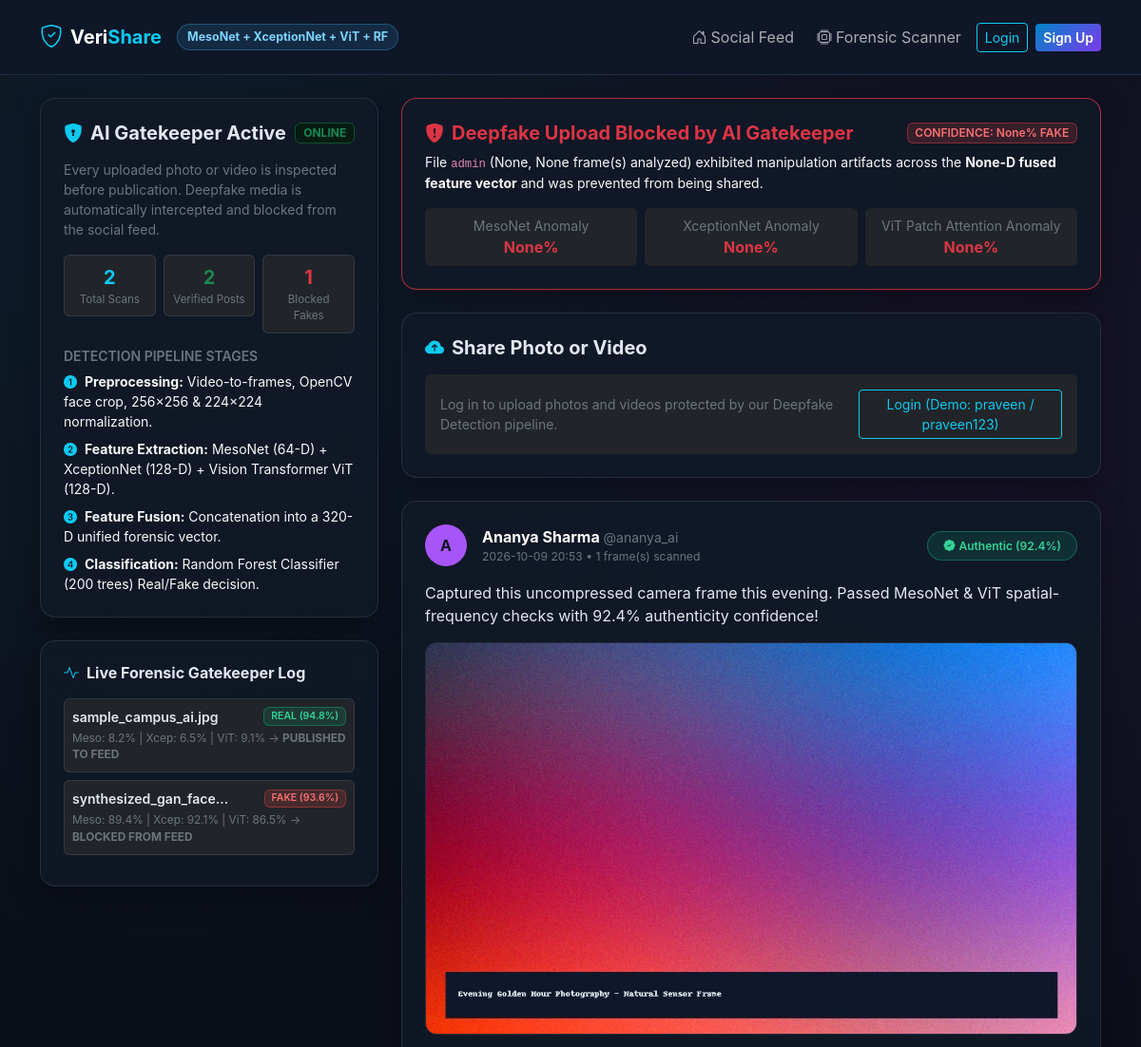
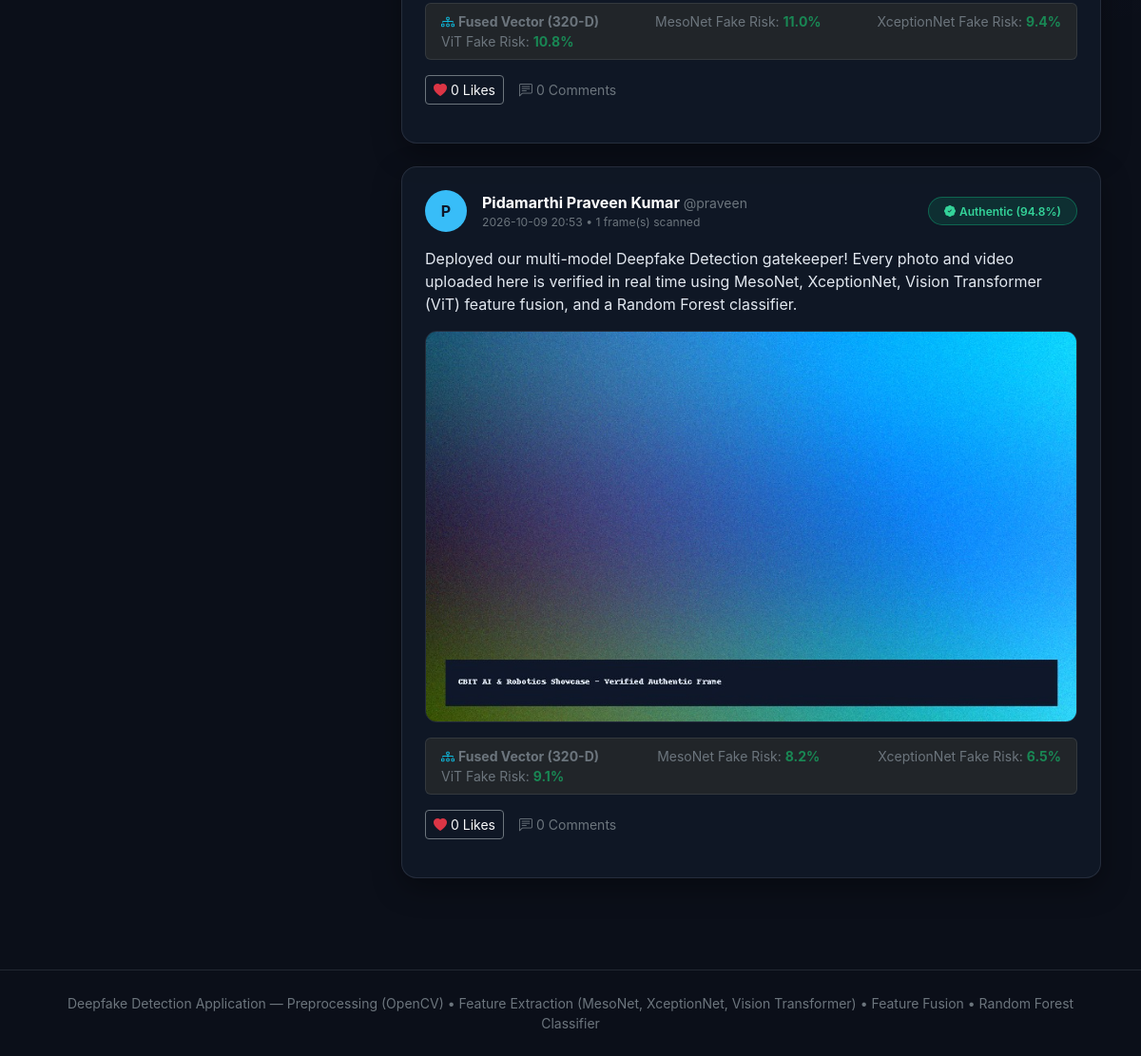
The app's page / (signed in) with its own data (2 pictures, top to bottom).
### tables this page shows
CREATE TABLE scan_logs (
            id INTEGER PRIMARY KEY AUTOINCREMENT,
            user_id INTEGER,
            filename TEXT NOT NULL,
            media_type TEXT NOT NULL,
            verdict TEXT NOT NULL,
            confidence REAL NOT NULL,
            meso_score REAL NOT NULL,
            xception_score REAL NOT NULL,
            vit_score REAL NOT NULL,
            action_taken TEXT NOT NULL,
            created_at TEXT NOT NULL
        );

CREATE TABLE posts (
            id INTEGER PRIMARY KEY AUTOINCREMENT,
            user_id INTEGER NOT NULL,
            caption TEXT NOT NULL,
            media_filename TEXT NOT NULL,
            media_type TEXT NOT NULL,
            authenticity_score REAL NOT NULL,
            meso_score REAL NOT NULL,
            xception_score REAL NOT NULL,
            vit_score REAL NOT NULL,
            frames_analyzed INTEGER DEFAULT 1,
            created_at TEXT NOT NULL,
            FOREIGN KEY (user_id) REFERENCES users (id)
        );

CREATE TABLE users (
            id INTEGER PRIMARY KEY AUTOINCREMENT,
            username TEXT UNIQUE NOT NULL,
            full_name TEXT NOT NULL,
            email TEXT UNIQUE NOT NULL,
            password_hash TEXT NOT NULL,
            bio TEXT DEFAULT 'AI & ML Enthusiast | Sharing verified authentic media.',
            avatar_color TEXT DEFAULT '#38bdf8',
            created_at TEXT NOT NULL
        );

### app.py (the view)
@app.route("/")
def index():
    db = get_db()
    posts = db.execute(
        """
        SELECT p.*, u.username, u.full_name, u.avatar_color,
               (SELECT COUNT(*) FROM likes l WHERE l.post_id = p.id) AS like_count
        FROM posts p
        JOIN users u ON p.user_id = u.id
        ORDER BY p.id DESC
        """
    ).fetchall()
    comments_by_post = {}
    for p in posts:
        c_rows = db.execute(
            """
            SELECT c.*, u.username, u.full_name
            FROM comments c
            JOIN users u ON c.user_id = u.id
            WHERE c.post_id = ?
            ORDER BY c.id ASC
            """,
            (p["id"],),
        ).fetchall()
        comments_by_post[p["id"]] = c_rows
    recent_logs = db.execute(
        "SELECT * FROM scan_logs ORDER BY id DESC LIMIT 6"
    ).fetchall()
    stats = {
        "total_posts": db.execute("SELECT COUNT(*) as c FROM posts").fetchone()["c"],
        "blocked_fakes": db.execute("SELECT COUNT(*) as c FROM scan_logs WHERE verdict = 'FAKE'").fetchone()["c"],
        "total_scans": db.execute("SELECT COUNT(*) as c FROM scan_logs").fetchone()["c"],
    }
    last_rejection = session.pop("last_rejection", None)
    return render_template(
        "index.html",
        posts=posts,
        comments_by_post=comments_by_post,
        recent_logs=recent_logs,
        stats=stats,
        last_rejection=last_rejection,
    )

### app.py (called while the page is built)
def get_db():
    if "db" not in g:
        g.db = sqlite3.connect(DATABASE_PATH)
        g.db.row_factory = sqlite3.Row
    return g.db

@app.context_processor
def inject_current_user():
    user = None
    if "user_id" in session:
        db = get_db()
        user = db.execute("SELECT * FROM users WHERE id = ?", (session["user_id"],)).fetchone()
    return {"current_user": user}

### templates/index.html (shortened to what this page needs)
{% extends "base.html" %}
{% block content %}
<div class="row g-4">
  <div class="col-lg-4">
    <div class="card-cyber p-4 mb-4">
      <div class="d-flex align-items-center justify-content-between mb-3">
        <h5 class="fw-bold mb-0"><i class="bi bi-shield-lock-fill text-info me-2"></i>AI Gatekeeper Active</h5>
        <span class="badge bg-success-subtle text-success border border-success-subtle">ONLINE</span>
      </div>
      <p class="text-secondary small mb-3">
        Every uploaded photo or video is inspected before publication. Deepfake media is automatically intercepted and blocked from the social feed.
      </p>
      <div class="row g-2 text-center mb-3">
        <div class="col-4">
          <div class="p-2 rounded bg-dark border border-secondary border-opacity-25">
            <div class="fs-5 fw-bold text-info">{{ stats.total_scans }}</div>
            <div class="text-secondary" style="font-size:0.72rem;">Total Scans</div>
          </div>
        </div>
        <div class="col-4">
          <div class="p-2 rounded bg-dark border border-secondary border-opacity-25">
            <div class="fs-5 fw-bold text-success">{{ stats.total_posts }}</div>
            <div class="text-secondary" style="font-size:0.72rem;">Verified Posts</div>
          </div>
        </div>
        <div class="col-4">
          <div class="p-2 rounded bg-dark border border-secondary border-opacity-25">
            <div class="fs-5 fw-bold text-danger">{{ stats.blocked_fakes }}</div>
            <div class="text-secondary" style="font-size:0.72rem;">Blocked Fakes</div>
          </div>
        </div>
      </div>
      <h6 class="text-uppercase text-secondary fw-semibold small mt-3 mb-2">Detection Pipeline Stages</h6>
      <ul class="list-unstyled small text-light mb-0">
        <li class="mb-2"><i class="bi bi-1-circle-fill text-info me-2"></i><strong>Preprocessing:</strong> Video-to-frames, OpenCV face crop, 256&times;256 &amp; 224&times;224 normalization.</li>
        <li class="mb-2"><i class="bi bi-2-circle-fill text-info me-2"></i><strong>Feature Extraction:</strong> MesoNet (64-D) + XceptionNet (128-D) + Vision Transformer ViT (128-D).</li>
        <li class="mb-2"><i class="bi bi-3-circle-fill text-info me-2"></i><strong>Feature Fusion:</strong> Concatenation into a 320-D unified forensic vector.</li>
        <li><i class="bi bi-4-circle-fill text-info me-2"></i><strong>Classification:</strong> Random Forest Classifier (200 trees) Real/Fake decision.</li>
      </ul>
    </div>
    <div class="card-cyber p-4">
      <h6 class="fw-bold mb-3"><i class="bi bi-activity text-info me-2"></i>Live Forensic Gatekeeper Log</h6>
      {% for log in recent_logs %}
        <div class="p-2 mb-2 rounded bg-dark border border-secondary border-opacity-25 small">
          <div class="d-flex justify-content-between align-items-center">
            <span class="text-truncate fw-semibold" style="max-width: 170px;">{{ log.filename }}</span>
            {% if log.verdict == 'FAKE' %}
              <span class="badge badge-fake">FAKE ({{ log.confidence }}%)</span>
            {% else %}
              <span class="badge badge-verified">REAL ({{ log.confidence }}%)</span>
            {% endif %}
          </div>
          <div class="text-secondary mt-1" style="font-size: 0.74rem;">
            Meso: {{ log.meso_score }}% | Xcep: {{ log.xception_score }}% | ViT: {{ log.vit_score }}% &rarr; <strong>{{ log.action_taken }}</strong>
          </div>
        </div>
      {% endfor %}
    </div>
  </div>
  <div class="col-lg-8">
    {% if last_rejection %}
      <div class="card-cyber p-4 mb-4 border-danger border-opacity-75">
        <div class="d-flex align-items-center justify-content-between mb-2">
          <h5 class="fw-bold text-danger mb-0">
            <i class="bi bi-shield-fill-exclamation me-2"></i>Deepfake Upload Blocked by AI Gatekeeper
          </h5>
          <span class="badge badge-fake">CONFIDENCE: {{ last_rejection.confidence }}% FAKE</span>
        </div>
        <p class="small text-light mb-3">
          File <code>{{ last_rejection.filename }}</code> ({{ last_rejection.media_type }}, {{ last_rejection.frames_analyzed }} frame(s) analyzed) exhibited manipulation artifacts across the <strong>{{ last_rejection.fused_dim }}-D fused feature vector</strong> and was prevented from being shared.
        </p>
        <div class="row g-2 text-center small">
          <div class="col-md-4">
            <div class="p-2 rounded bg-dark">
              <div class="text-secondary">MesoNet Anomaly</div>
              <div class="fw-bold text-danger fs-6">{{ last_rejection.meso_score }}%</div>
            </div>
          </div>
          <div class="col-md-4">
            <div class="p-2 rounded bg-dark">
              <div class="text-secondary">XceptionNet Anomaly</div>
              <div class="fw-bold text-danger fs-6">{{ last_rejection.xception_score }}%</div>
            </div>
          </div>
          <div class="col-md-4">
            <div class="p-2 rounded bg-dark">
              <div class="text-secondary">ViT Patch Attention Anomaly</div>
              <div class="fw-bold text-danger fs-6">{{ last_rejection.vit_score }}%</div>
            </div>
          </div>
        </div>
      </div>
    {% endif %}
    <div class="card-cyber p-4 mb-4">
      <h5 class="fw-bold mb-3"><i class="bi bi-cloud-arrow-up-fill text-info me-2"></i>Share Photo or Video</h5>
      {% if current_user %}
        <form action="{{ url_for('create_post') }}" method="POST" enctype="multipart/form-data">
          <div class="mb-3">
            <textarea name="caption" class="form-control bg-dark text-light border-secondary" rows="2" placeholder="What's happening, @{{ current_user.username }}? Share genuine photos or videos..."></textarea>
          </div>
          <div class="row g-3 align-items-center">
            <div class="col-md-6">
              <label class="form-label small text-secondary mb-1">Upload Photo (.jpg, .png) or Video (.mp4, .avi)</label>
              <input type="file" name="media" class="form-control form-control-sm bg-dark text-light border-secondary" accept="image/*,video/*" required>
            </div>
            <div class="col-md-4">
              <label class="form-label small text-secondary mb-1">Forensic Test Mode</label>
              <select name="simulation_mode" class="form-select form-select-sm bg-dark text-light border-secondary">
                <option value="auto" selected>Auto AI Detection (Default)</option>
                <option value="simulate_deepfake">Simulate Deepfake Attack (Test Block)</option>
                <option value="simulate_real">Verify Genuine Camera Feed</option>
              </select>
            </div>
            <div class="col-md-2 d-grid">
              <label class="form-label small text-secondary mb-1 d-none d-md-block">&nbsp;</label>
              <button type="submit" class="btn btn-gradient btn-sm py-2">
                <i class="bi bi-send-check me-1"></i>Post
              </button>
            </div>
          </div>
        </form>
      {% else %}
        <div class="d-flex align-items-center justify-content-between p-3 rounded bg-dark">
          <span class="text-secondary small">Log in to upload photos and videos protected by our Deepfake Detection pipeline.</span>
          <a href="{{ url_for('login') }}" class="btn btn-outline-info btn-sm">Login (Demo: praveen / praveen123)</a>
        </div>
      {% endif %}
    </div>
    {% for post in posts %}
      <div class="card-cyber p-4 mb-4">
        <div class="d-flex align-items-center justify-content-between mb-3">
          <div class="d-flex align-items-center gap-3">
            <div class="avatar-circle" style="background: {{ post.avatar_color }};">
              {{ post.full_name[0] | upper }}
            </div>
            <div>
              <div class="fw-bold text-white">{{ post.full_name }} <span class="text-secondary fw-normal small">@{{ post.username }}</span></div>
              <div class="text-secondary" style="font-size: 0.76rem;">{{ post.created_at }} &bull; {{ post.frames_analyzed }} frame(s) scanned</div>
            </div>
          </div>
          <span class="badge badge-verified px-3 py-2 rounded-pill">
            <i class="bi bi-patch-check-fill me-1"></i>Authentic ({{ post.authenticity_score }}%)
          </span>
        </div>
        <p class="mb-3">{{ post.caption }}</p>
        <div class="mb-3">
          {% if post.media_type == 'video' %}
            <video class="post-media" controls>
              <source src="{{ url_for('static', filename='uploads/' ~ post.media_filename) }}">
            </video>
          {% else %}
            <img src="{{ url_for('static', filename='uploads/' ~ post.media_filename) }}" alt="Post media" class="post-media">
          {% endif %}
        </div>
        <div class="p-2 px-3 rounded bg-dark border border-secondary border-opacity-25 d-flex flex-wrap justify-content-between align-items-center small text-secondary mb-3">
          <span><i class="bi bi-diagram-3 text-info me-1"></i><strong>Fused Vector (320-D)</strong></span>
          <span>MesoNet Fake Risk: <strong class="text-success">{{ post.meso_score }}%</strong></span>
          <span>XceptionNet Fake Risk: <strong class="text-success">{{ post.xception_score }}%</strong></span>
          <span>ViT Fake Risk: <strong class="text-success">{{ post.vit_score }}%</strong></span>
        </div>
        <div class="d-flex align-items-center gap-3 mb-3">
          <form action="{{ url_for('toggle_like', post_id=post.id) }}" method="POST" class="d-inline">
            <button type="submit" class="btn btn-outline-secondary btn-sm text-light">
              <i class="bi bi-heart-fill text-danger me-1"></i>{{ post.like_count }} Likes
            </button>
          </form>
          <span class="text-secondary small">
            <i class="bi bi-chat-left-text me-1"></i>{{ comments_by_post[post.id] | length }} Comments
          </span>
        </div>
      </div>
    {% endfor %}
  </div>
</div>
{% endblock %}

### templates/base.html (style rules this page uses)
:root { --bg-main: #0b0f19; --bg-card: #111827; --bg-elevated: #1e293b; --accent-cyan: #38bdf8; --accent-purple: #a855f7; --accent-green: #10b981; --accent-red: #ef4444; --border-subtle: rgba(148, 163, 184, 0.16); }
body { background: radial-gradient(circle at 15% 10%, rgba(56, 189, 248, 0.08), transparent 35%), radial-gradient(circle at 85% 20%, rgba(168, 85, 247, 0.08), transparent 35%), var(--bg-main); color: #e2e8f0; font-family: 'Inter', system-ui, -apple-system, sans-serif; min-height: 100vh; }
.card-cyber { background: rgba(17, 24, 39, 0.92); border: 1px solid var(--border-subtle); border-radius: 16px; box-shadow: 0 10px 30px rgba(0, 0, 0, 0.35); }
.badge-verified { background: rgba(16, 185, 129, 0.15); color: #34d399; border: 1px solid rgba(16, 185, 129, 0.4); font-weight: 600; }
.badge-fake { background: rgba(239, 68, 68, 0.18); color: #f87171; border: 1px solid rgba(239, 68, 68, 0.4); font-weight: 600; }
.avatar-circle { width: 44px; height: 44px; border-radius: 50%; display: inline-flex; align-items: center; justify-content: center; font-weight: 700; color: #0f172a; flex-shrink: 0; }
.post-media { width: 100%; max-height: 460px; object-fit: cover; border-radius: 12px; border: 1px solid var(--border-subtle); }

### records on screen
scan_logs: filename "sample_campus_ai.jpg", confidence "94.8", meso_score "8.2", xception_score "6.5", vit_score "9.1", action_taken "PUBLISHED TO FEED"
scan_logs: filename "synthesized_gan_face…", confidence "93.6", meso_score "89.4", xception_score "92.1", vit_score "86.5", action_taken "BLOCKED FROM FEED"
posts: full_name "A", full_name "Ananya Sharma", username "ananya_ai", created_at "2026-10-09 20:53", frames_analyzed "1", authenticity_score "92.4", caption "Captured this uncompressed camera frame this evening. Passed MesoNet & ViT spatial-frequency checks with 92.4% authenticity confidence!", media_filename (picture), meso_score "11.0", xception_score "9.4", vit_score "10.8", like_count "0", comments_by_post "0"
posts: full_name "P", full_name "Pidamarthi Praveen Kumar", username "praveen", created_at "2026-10-09 20:53", frames_analyzed "1", authenticity_score "94.8", caption "Deployed our multi-model Deepfake Detection gatekeeper! Every photo and video uploaded here is verified in real time using MesoNet, XceptionNet, Vision Transformer (ViT) feature fusion, and a Random Forest classifier.", media_filename (picture), meso_score "8.2", xception_score "6.5", vit_score "9.1", like_count "0", comments_by_post "0"

### other values on screen
{{ stats.total_scans }} "2"
{{ stats.total_posts }} "2"
{{ stats.blocked_fakes }} "1"
{{ last_rejection.confidence }} "None"
{{ last_rejection.filename }} "admin"
{{ last_rejection.media_type }} "None"
{{ last_rejection.frames_analyzed }} "None"
{{ last_rejection.fused_dim }} "None"
{{ last_rejection.meso_score }} "None"
{{ last_rejection.xception_score }} "None"
{{ last_rejection.vit_score }} "None"
